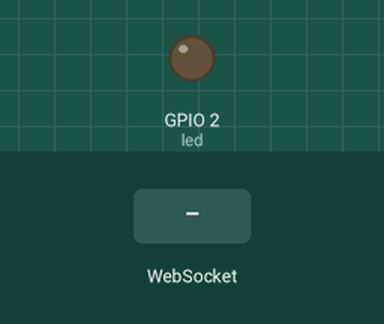
This sketch was run on a simulated ESP8266 (NodeMCU). Shown: output pins drawn as LEDs (lit = HIGH). The inputs (shaded band) are chosen by the test bench. WiFi joins after 1.5 s; servers stay silent unless stated; what the sketch prints to the serial monitor is not drawn.

Above: at 0.6 s.
At 2.7 s:
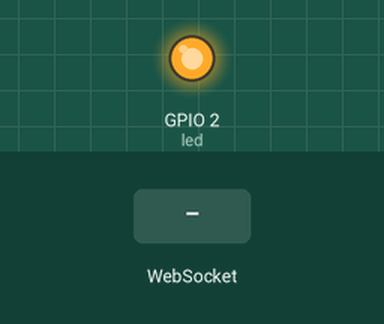
2.8 s: WebSocket text "1" received
Timing chart, 0 to 5.8 s (numbered marks = the images above; inputs shaded):
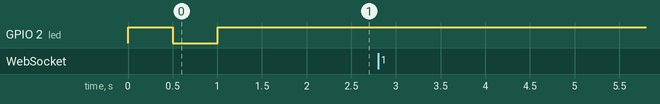

The sketch:

WebSocketClient.ino
```cpp
int led = 2;
bool state;
#include <ESP8266WiFi.h>
#include <WebSocketsClient.h>

WebSocketsClient webSocket;

void webSocketEvent(WStype_t type, uint8_t * payload, size_t length) {

  switch (type) {
    case WStype_DISCONNECTED:
      Serial.printf("[WSc] Disconnected!\n");
      break;
    case WStype_CONNECTED: {
        Serial.printf("[WSc] Connected to url: %s\n", payload);

        // send message to server when Connected
        webSocket.sendTXT("Connected");
      }
      break;
    case WStype_TEXT:
      Serial.printf("[WSc] get text: %s\n", payload);

      // send message to server
      webSocket.sendTXT("Hello from ESP8266");
      break;
    case WStype_PING:
      // pong will be send automatically
      Serial.printf("[WSc] get ping\n");
      break;
    case WStype_PONG:
      // answer to a ping we send
      Serial.printf("[WSc] get pong\n");
      break;
  }

}

void setup() {
  Serial.begin(115200);
  pinMode(led, OUTPUT);
  WiFi.mode(WIFI_STA);
  WiFi.begin("ESP32", "");
  while (WiFi.status() != WL_CONNECTED)
  {
    Serial.print(".");
    state = !state;
    digitalWrite(led, state);
    delay(500);
  }
  Serial.println("\nConnected to ");
  // server address, port and URL
  webSocket.begin("192.168.4.1", 81, "/");

  // event handler
  webSocket.onEvent(webSocketEvent);

  // try ever 5000 again if connection has failed
  webSocket.setReconnectInterval(5000);

  // start heartbeat (optional)
  // ping server every 15000 ms
  // expect pong from server within 3000 ms
  // consider connection disconnected if pong is not received 2 times
  webSocket.enableHeartbeat(15000, 3000, 2);

}

void loop() {
  webSocket.loop();
}
```

Measured:
- after the input at 2.8 s, every drawn part: stays the same
